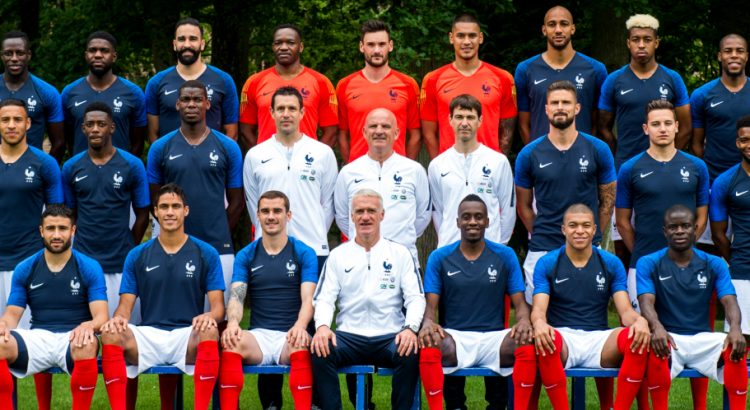
#> input picture training/equipe.jpg, 750 x 410 px; its folder holds 4 pictures in this run
$ python face.py
#> lines starting #> are read from the running program, lines starting #| are printed output that depends on the picture
import cv2 as cv
import numpy as np
import matplotlib as plot
import os
from os import listdir
from os.path import isfile, join
import re

# Loading haar cascade
face_cascade = cv.CascadeClassifier('./frontface_template.xml')
eye_cascade = cv.CascadeClassifier('./eye_template.xml')


def train(path):
    """ Train the model with the dataset in the specified path

    Arguments:
        path {string} -- Path where image filenames will be read from

    Returns:
        dictionary {dict} -- A dictionary mapping the labels to integers
        model {*} -- The trained model
    """

    pattern = '([a-z]|[A-Z])*'
    labels = []
    faces = []
    dictionary = dict()

    for f in listdir(path):
        if isfile(join(path, f)):
            label = re.search(pattern, f).group(0)
            if dictionary.get(label) is None:
                dictionary[str(label)] = len(labels)
                labels.append(len(labels))
            else:
                labels.append(dictionary.get(label))

            faces.append(detect(path + '/' + f))
#> in detect, frame is the input picture: shape (410, 750, 3); mean B, G, R 83.8, 77.9, 90.4
#> in detect, `gray = cv.cvtColor(frame, cv.COLOR_BGR2GRAY)`:
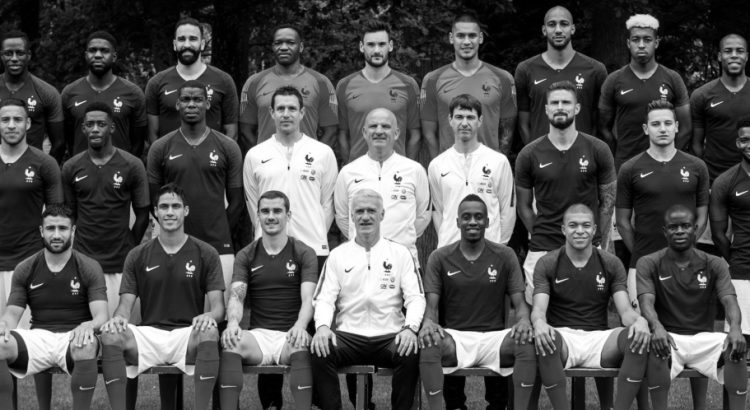
#> gray: shape (410, 750); min 0, max 255, mean 82.3
#> in detect, `faces = face_cascade.detectMultiScale( gray, scaleFactor=1.1, minNeigh..`: faces = 23 rows, first 6: [623, 25, 36, 36], [83, 38, 32, 32], [718, 39, 30, 30], [537, 7, 42, 42], [169, 24, 38, 38], [269, 30, 31, 31]
#> in detect, `(x, y, w, h) = faces[0]`: x = 623; y = 25; w = 36
#> in detect, `frame = frame[y:y+h, x:x+w]`:
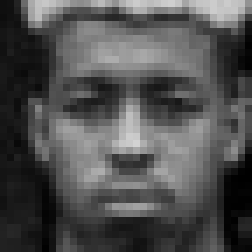
#> frame: shape (36, 36) (shown 7 times larger); min 0, max 210, mean 80.4
#> pass 2 of the loop in train, `for f in listdir(path):`:
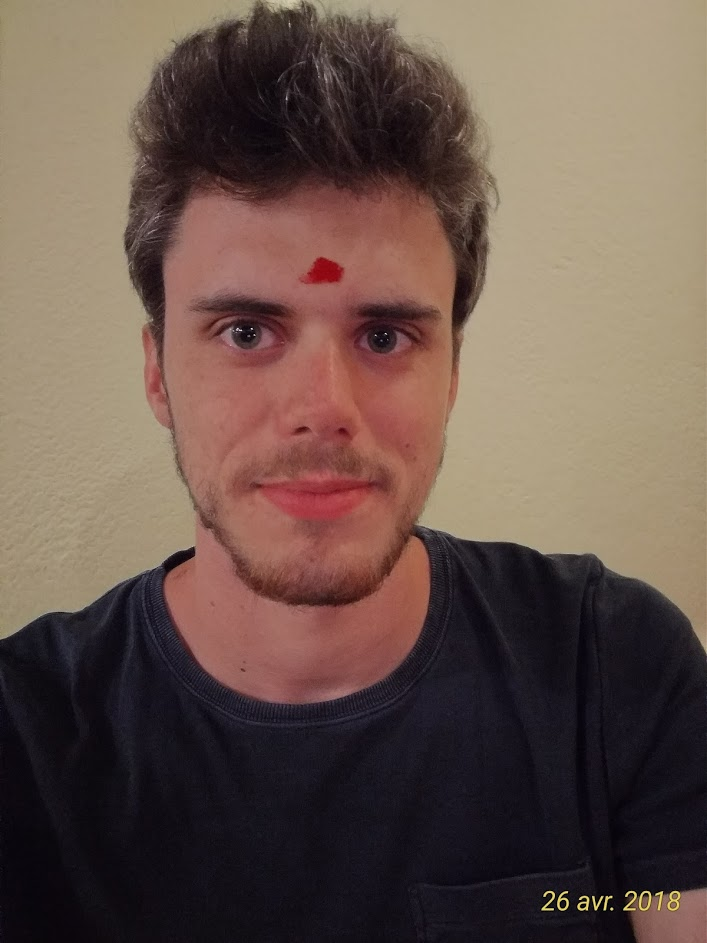
#> input picture training/gari.jpg, 707 x 943 px
#> in detect, frame is the input picture: shape (943, 707, 3); mean B, G, R 75.9, 85, 104.9
#> in detect (call 2), `gray = cv.cvtColor(frame, cv.COLOR_BGR2GRAY)`:
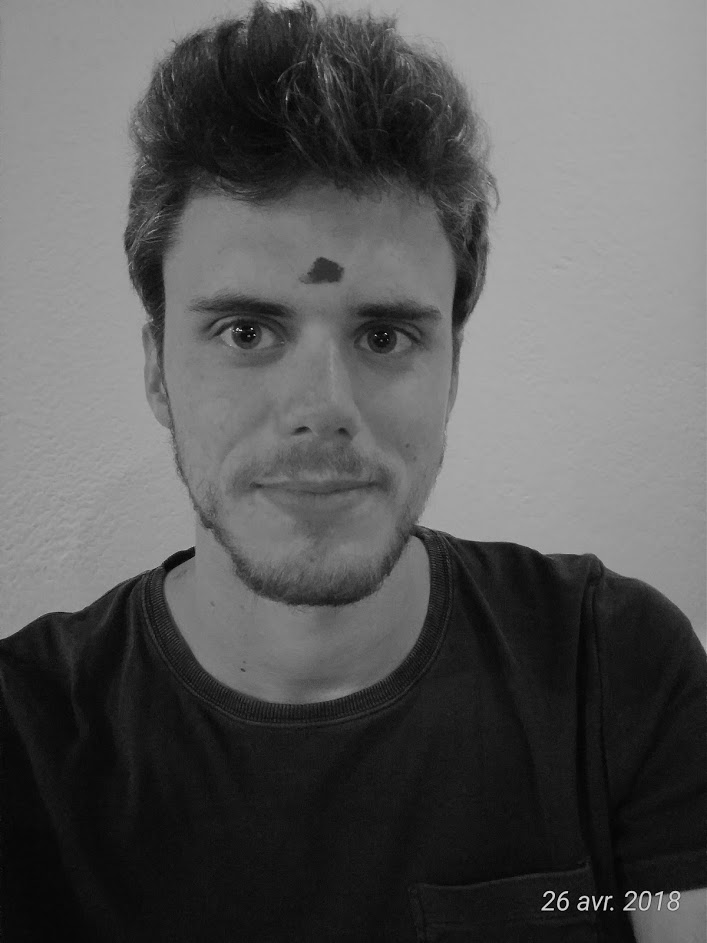
#> gray: shape (943, 707); min 0, max 237, mean 89.9
#> faces = [[108, 172, 417, 417]]
#> x = 108; y = 172; w = 417
#> in detect (call 2), `frame = frame[y:y+h, x:x+w]`:
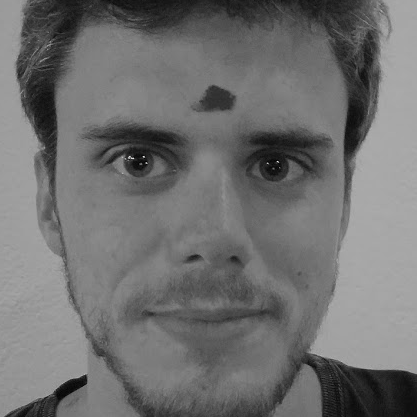
#> frame: shape (417, 417); min 2, max 237, mean 111.9
#> pass 3 of the loop in train, `for f in listdir(path):`:
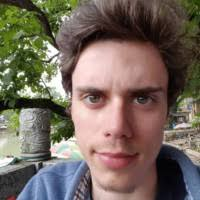
#> input picture training/gari2.jpeg, 200 x 200 px
#> in detect, frame is the input picture: shape (200, 200, 3); mean B, G, R 93.2, 104.1, 116.6
#> in detect (call 3), `gray = cv.cvtColor(frame, cv.COLOR_BGR2GRAY)`:
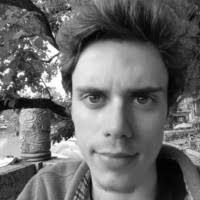
#> gray: shape (200, 200); min 0, max 255, mean 106.6
#> faces = [[60, 52, 121, 121]]
#> x = 60; y = 52; w = 121
#> in detect (call 3), `frame = frame[y:y+h, x:x+w]`:
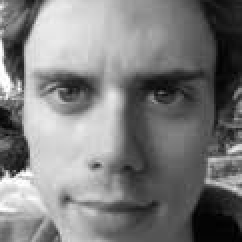
#> frame: shape (121, 121) (shown 2 times larger); min 1, max 255, mean 124.5
#> the loop made 4 passes; the first 3 are shown

    model = cv.face.LBPHFaceRecognizer_create()
    model.train(faces, np.array(labels))
    return model, dictionary


def detect(path, color=False, coo=False, crop=True, eye=False):
    """ Detect face(s) in image

    Arguments:
        path {string} -- Path of the image

    Keyword Arguments:
        crop {bool} -- When true, if a face is found, return a cropped image around the first face found
                       If false, return the image in its original size with a rectangle drew around the face
        color {bool} -- Return an rgb image
        coo {bool} -- Return the rectangle coordinates drew around the face along with the image
        eye {bool} -- Enable eyes detection

    Returns:
        {image} -- Black and white image cropped around the face
    """

    # Read open image and convert it in black and white
    frame = cv.imread(path)
#> (the run stopped early here; a loop or call above may not have finished)
